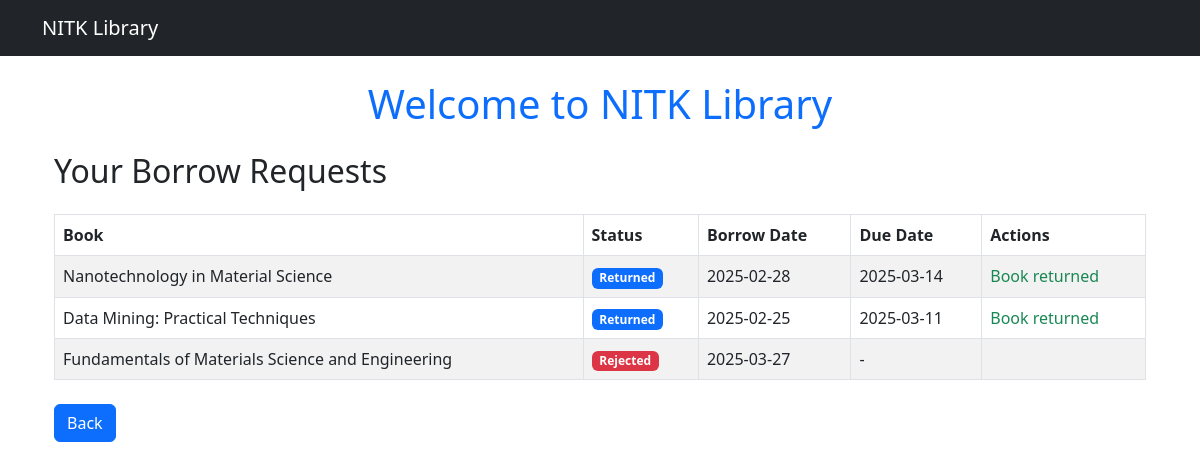
The page /borrow/status/ (signed in) on the database as committed earlier.
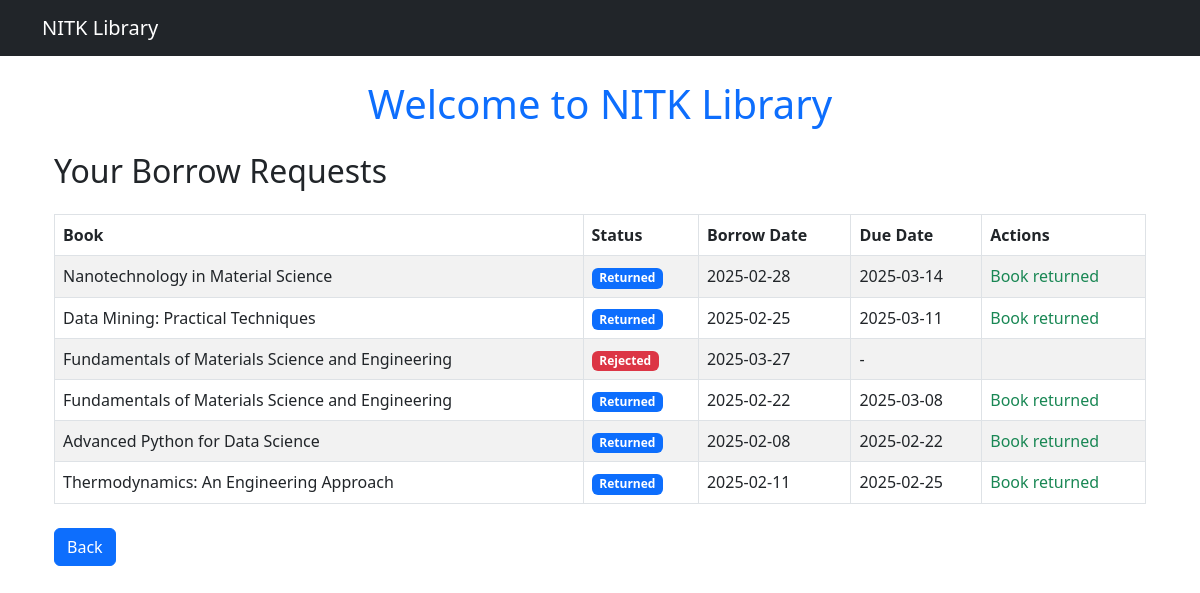
The same page on the database as committed later.
### borrowing/models.py (models this page shows, shortened)
class Borrow(models.Model):
    STATUS_CHOICES = [
        ('Pending', 'Pending'),
        ('Approved', 'Approved'),
        ('Rejected', 'Rejected'),
        ('Returned', 'Returned'),
        ('Pending Return','Pending Return')
    ]
    student = models.ForeignKey(Student, on_delete=models.CASCADE)
    book = models.ForeignKey(Book, on_delete=models.CASCADE, null=True, blank=True)
    journal = models.ForeignKey(Journal, on_delete=models.CASCADE, null=True, blank=True)
    borrow_date = models.DateTimeField(default=timezone.now)
    due_date = models.DateTimeField(null=True, blank=True)
    return_date = models.DateTimeField(null=True, blank=True)
    is_returned = models.BooleanField(default=False)
    is_overdue = models.BooleanField(default=False)
    status = models.CharField(max_length=20, choices=STATUS_CHOICES, default='Pending')

### books/models.py (models this page shows, shortened)
class Book(models.Model):
    GenreChoices = [
    ('Metallurgy', 'METALLURGY'),
    ('Computer Science', 'CS'),
    ('ECE', 'ECE'),
    ('EEE', 'EEE'),
    ('Mechanical', 'MECHANICAL'),
    ('Civil', 'CIVIL'),
    ('AI', 'AI'),
    ('Data Science', 'DATA_SCIENCE'),
    ('Mining', 'MINING'),
    ('IT', 'IT')
]
    title = models.CharField(max_length=255)
    author = models.ForeignKey(Author, on_delete=models.CASCADE)
    publisher = models.CharField(max_length=255)
    pages = models.IntegerField(validators=[MinValueValidator(1)])
    price = models.DecimalField(max_digits=8, decimal_places=2)
    genre = models.CharField(max_length=50, choices=GenreChoices)
    topics = models.TextField(blank=True, null=True)
    available_copies = models.IntegerField(default=1, validators=[MinValueValidator(0)])

### borrowing/views.py (the view)
# urls.py: path("status/", borrow_status, name="borrow_status"),
@login_required
def borrow_status(request):
    if not hasattr(request.user, "student"):
        return redirect("login")
    borrow_requests = Borrow.objects.filter(student__user=request.user)
    return render(request, "borrow_status.html", {"borrow_requests": borrow_requests})

### borrowing/templates/borrow_status.html
{% extends "base.html" %}
{% block content %}
<div class="container mt-4">
    <h2 class="mb-4">Your Borrow Requests</h2>
    <table class="table table-striped table-bordered">
        <thead class="thead-dark">
            <tr>
                <th>Book</th>
                <th>Status</th>
                <th>Borrow Date</th>
                <th>Due Date</th>
                <th>Actions</th>
            </tr>
        </thead>
        <tbody>
            {% for request in borrow_requests %}
            <tr>
                <td>{{ request.book.title }}</td>
                <td>
                    {% if request.status == "Pending" %}
                        <span class="badge bg-warning text-dark">Pending</span>
                    {% elif request.status == "Approved" %}
                        <span class="badge bg-success">Approved</span>
                    {% elif request.status == "Pending Return" %}
                        <span class="badge bg-info">Pending Return</span>
                    {% elif request.status == "Returned" %}
                        <span class="badge bg-primary">Returned</span>
                    {% else %}
                        <span class="badge bg-danger">Rejected</span>
                    {% endif %}
                </td>
                <td>{{ request.borrow_date|date:"Y-m-d" }}</td>
                <td>{% if request.due_date %}{{ request.due_date|date:"Y-m-d" }}{% else %} - {% endif %}</td>
                <td>
                    {% if request.status == "Approved" and not request.is_returned %}
                        <a href="{% url 'request_return_book' request.id %}" class="btn btn-danger btn-sm">Return Book</a>
                    {% elif request.status == "Pending Return" %}
                        <span class="text-info">Return requested</span>
                    {% elif request.status == "Returned" %}
                        <span class="text-success">Book returned</span>
                    {% endif %}
                </td>
            </tr>
            {% empty %}
            <tr>
                <td colspan="5" class="text-center">No borrow requests found.</td>
            </tr>
            {% endfor %}
        </tbody>
    </table>
    <div class="mt-4">
        <button class="btn btn-primary" onclick="history.back()">Back</button>
    </div>
</div>
{% endblock %}

### users/templates/base.html (shortened to what this page needs)
<!DOCTYPE html>
<html lang="en">
<head>
    <link href="https://cdn.jsdelivr.net/npm/bootstrap@5.3.0/dist/css/bootstrap.min.css" rel="stylesheet">
    <link rel="stylesheet" href="https://cdn.jsdelivr.net/npm/bootstrap-icons@1.11.0/font/bootstrap-icons.css">
</head>
<body>
    <nav class="navbar navbar-dark bg-dark">
        <div class="container">
            <a class="navbar-brand" href="#">NITK Library</a>
        </div>
    </nav>
    <div class="container mt-4">
        <h1 class="text-center text-primary">Welcome to NITK Library</h1>
        {% block content %}{% endblock %}
    </div>
</body>
</html>

Rows that differ between the two databases and show on the page:
added Borrow: book "Fundamentals of Materials Science and Engineering", status "Returned", borrow_date "2025-02-22", due_date "2025-03-08"
added Borrow: book "Advanced Python for Data Science", status "Returned", borrow_date "2025-02-08", due_date "2025-02-22"
added Borrow: book "Thermodynamics: An Engineering Approach", status "Returned", borrow_date "2025-02-11", due_date "2025-02-25"
